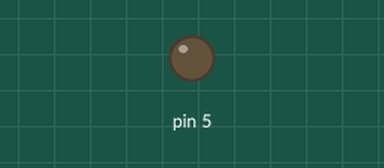
Simulated run of this sketch. Board: Arduino Uno, built with avr-gcc and run on an emulated ATmega328P. On the bench: output pins drawn as LEDs (lit = HIGH).

Above: at 0.05 s.
At 2.0 s:
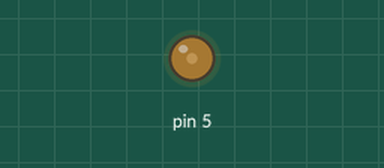
At 3.0 s:
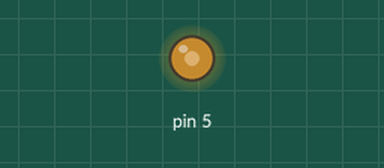
At 4.0 s:
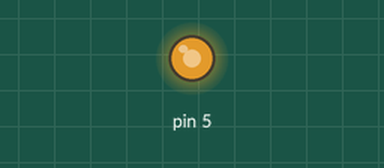
Timing chart, 0 to 5.2 s (numbered marks = the images above):
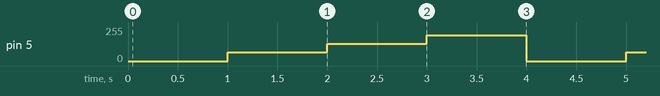

Measured:
- by itself, pin 5: repeats every 4.0 s: 128/255 1.0 s, 192/255 1.0 s, 0/255 1.0 s, 64/255 1.0 s

The sketch:

DimmingEasy.ino
```cpp
void setup() {

}

void loop() {
    analogWrite(5, 0);
    delay(1000);
    analogWrite(5, 64);
    delay(1000);
    analogWrite(5, 128);
    delay(1000);
    analogWrite(5, 192);
    delay(1000);
    analogWrite(5, 255);
}
```
